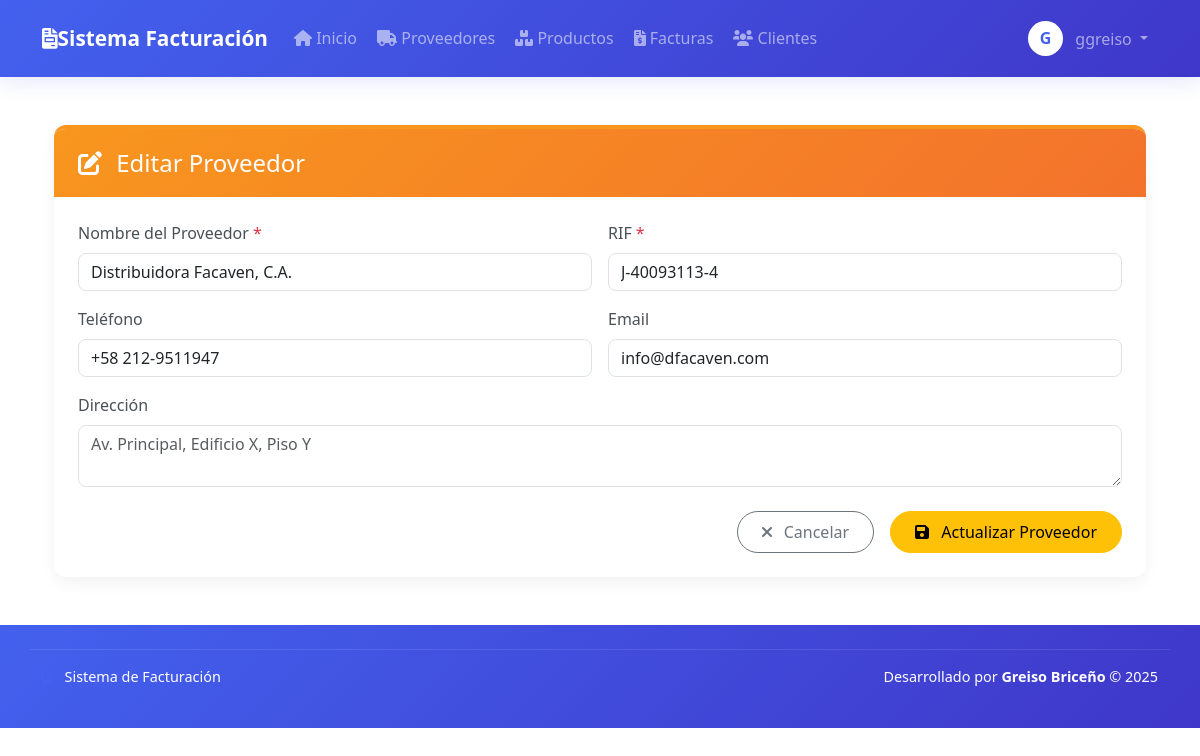
The app's page /modules/providers/edit.php?id=8 (signed in) with its own data.
### tables this page shows
CREATE TABLE `providers` (
  `id` int(11) NOT NULL,
  `name` varchar(100) NOT NULL,
  `ruc` varchar(20) DEFAULT NULL,
  `address` text,
  `phone` varchar(20) DEFAULT NULL,
  `email` varchar(100) DEFAULT NULL,
  `created_at` timestamp NOT NULL DEFAULT CURRENT_TIMESTAMP,
  `updated_at` timestamp NULL DEFAULT NULL ON UPDATE CURRENT_TIMESTAMP,
  `created_by` int(11) DEFAULT NULL,
  `updated_by` int(11) DEFAULT NULL,
  `action_type` enum('created','updated','deleted') DEFAULT 'created'
);

### modules/providers/edit.php (the view, shortened to what this page needs)
<?php
$id = (int)$_GET['id'];
$stmt = $conn->prepare("SELECT * FROM providers WHERE id = ?");
$stmt->bind_param("i", $id);
$stmt->execute();
$result = $stmt->get_result();
$provider = $result->fetch_assoc();
require_once dirname(__DIR__, 2) . '/includes/header.php';
?>
<div class="container py-4">
    <div class="card card-module-form">
        <div class="card-header card-header-module">
            <h4 class="mb-0"><i class="fas fa-edit me-2"></i> Editar Proveedor</h4>
        </div>
        <div class="card-body p-4">
            <form action="process_edit.php" method="post" class="needs-validation" novalidate>
                <div class="row g-3">
                    <div class="col-md-6">
                        <label for="name" class="form-label required-field">Nombre del Proveedor</label>
                        <input type="text" class="form-control" id="name" name="name" required value="<?= htmlspecialchars($provider['name']) ?>">
                    </div>
                    <div class="col-md-6">
                        <label for="ruc" class="form-label required-field">RIF</label>
                        <input type="text" class="form-control" id="ruc" name="ruc" required value="<?= htmlspecialchars($provider['ruc']) ?>">
                    </div>
                    <div class="col-md-6">
                        <label for="phone" class="form-label">Teléfono</label>
                        <input type="tel" class="form-control" id="phone" name="phone" placeholder="Ej: 0412-1234567" value="<?= htmlspecialchars($provider['phone']) ?>">
                    </div>
                    <div class="col-md-6">
                        <label for="email" class="form-label">Email</label>
                        <input type="email" class="form-control" id="email" name="email" placeholder="proveedor@ejemplo.com" value="<?= htmlspecialchars($provider['email']) ?>">
                    </div>
                    <div class="col-12">
                        <label for="address" class="form-label">Dirección</label>
                        <textarea class="form-control" id="address" name="address" rows="2" placeholder="Av. Principal, Edificio X, Piso Y"><?= htmlspecialchars($provider['address']) ?></textarea>
                    </div>
                    <div class="col-12 mt-4">
                        <div class="d-flex justify-content-end gap-3">
                            <a href="list.php" class="btn btn-outline-secondary btn-form">
                                <i class="fas fa-times me-2"></i> Cancelar
                            </a>
                            <button type="submit" class="btn btn-warning btn-form">
                                <i class="fas fa-save me-2"></i> Actualizar Proveedor
                            </button>
                        </div>
                    </div>
                </div>
            </form>
        </div>
    </div>
</div>
<?php
require_once dirname(__DIR__, 2) . '/includes/footer.php';
?>

### includes/header.php (style rules this page uses)
:root { --primary-color: #4361ee; --secondary-color: #3f37c9; --accent-color: #4895ef; --light-color: #f8f9fa; --dark-color: #212529; --success-color: #4cc9f0; --info-color: #4895ef; --warning-color: #f8961e; --danger-color: #f72585; }

### modules/providers/edit.php (style rules this page uses)
.card-module-form { border: none; border-radius: 12px; box-shadow: 0 6px 15px rgba(0, 0, 0, 0.05); overflow: hidden; border-top: 4px solid #f8961e; }
.card-header-module { background: linear-gradient(135deg, #f8961e, #f3722c); color: white; padding: 1.25rem 1.5rem; border-bottom: none; }
.form-label { font-weight: 500; color: #495057; }
.form-control { border-radius: 8px; border: 1px solid #dee2e6; }
.btn-form { border-radius: 50px; padding: 0.5rem 1.5rem; font-weight: 500; }
.required-field::after { content: ' *'; color: #dc3545; }

### records on screen
providers: name "Distribuidora Facaven, C.A.", ruc "J-40093113-4", phone "+58 212-9511947", email "info@dfacaven.com"

### other values on screen
substr(htmlspecialchars($_SESSION['username']), 0, 1) "G"
$_SESSION['username'] "ggreiso"
